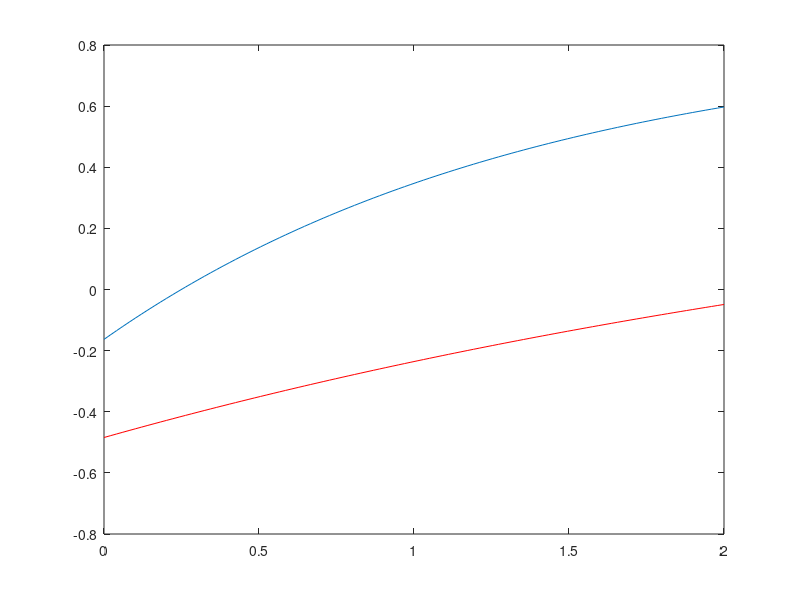

Source code (MATLAB):
TR = 3.5;
etl=0.962;
TI=linspace(0,2);
T1=1.4;

s0=-exp(-(TR-etl-TI)/T1);

s=1+(s0-1).*exp(-TI/T1);
figure;plot(TI,s);

T1=3.5;

s0=-exp(-(TR-etl-TI)/T1);

s=1+(s0-1).*exp(-TI/T1);
hold on;
plot(TI,s,'r');